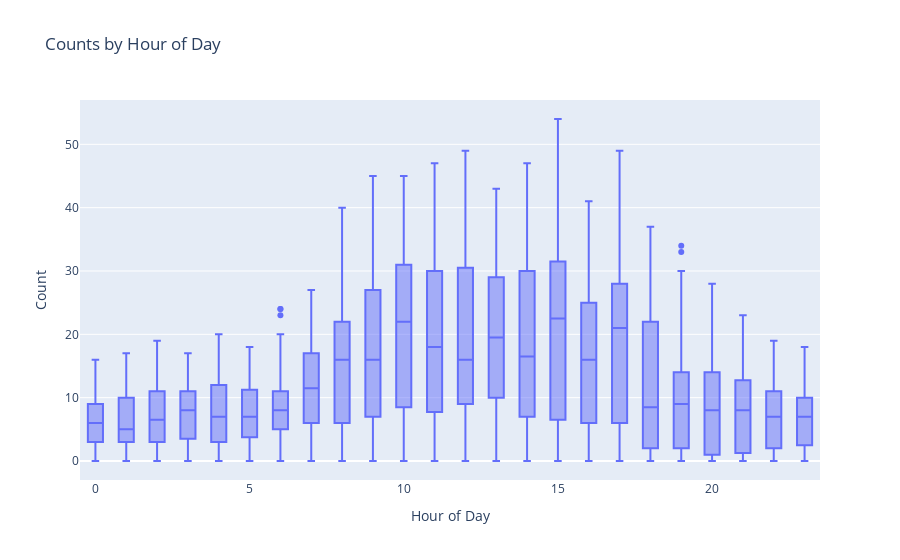

Notebook source saved alongside this figure:
### Code cell
# Counts by Hour of Day
fig = go.Figure()
fig.add_trace(
    go.Box(x=data_df["hour_of_day"], y=data_df["car_count"], name="Counts by Hour of Day")
)
fig.update_layout(
    title_text="Counts by Hour of Day", xaxis_title="Hour of Day", yaxis_title="Count"
)
fig.show()

### Figure 1 — Plotly figure (JSON) as saved in the notebook; plotly's stock layout.template omitted (floating-point values rounded to 4 significant figures; data arrays with more than 128 entries replaced by an {"elided": "..."} marker saying what was removed)
{"data": [{"name": "Counts by Hour of Day", "type": "box", "x": {"elided": "1831 int values"}, "y": {"elided": "1831 int values"}}], "layout": {"title": {"text": "Counts by Hour of Day"}, "xaxis": {"title": {"text": "Hour of Day"}}, "yaxis": {"title": {"text": "Count"}}}}
